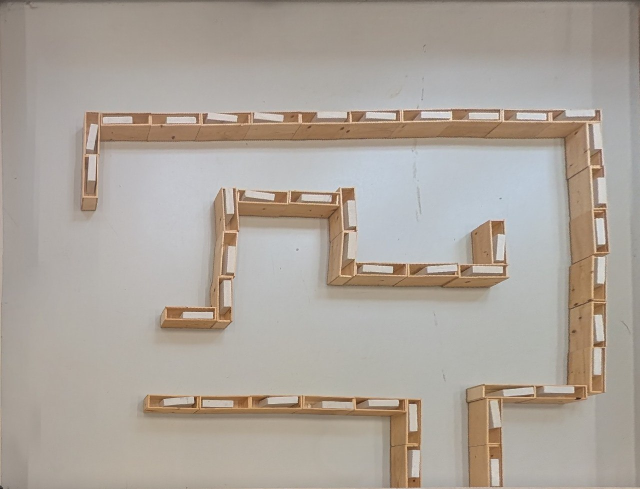
#> input picture etc/MazePictures/maze5.jpeg, 1280 x 978 px, found by its file name (shown at 1/2 size)
$ python maze-merged.py
#> lines starting #> are read from the running program, lines starting #| are printed output that depends on the picture; after the words box and inside, x2 and y2 are one past the last pixel; in counts of white or black regions, pixels touching at a corner belong together
import heapq
import cv2 as cv
import numpy as np
import matplotlib.pyplot as plt


def convert_image_to_matrix(image_path, maze_length=410, maze_width=470):
#> called with maze_length = 410, maze_width = 470
    image_path = "maze5.jpeg"
    img = cv.imread(image_path)
#> img is the input picture: shape (978, 1280, 3); mean B, G, R 155.6, 164.4, 172.6
    gray = cv.cvtColor(img,cv.COLOR_BGR2GRAY)
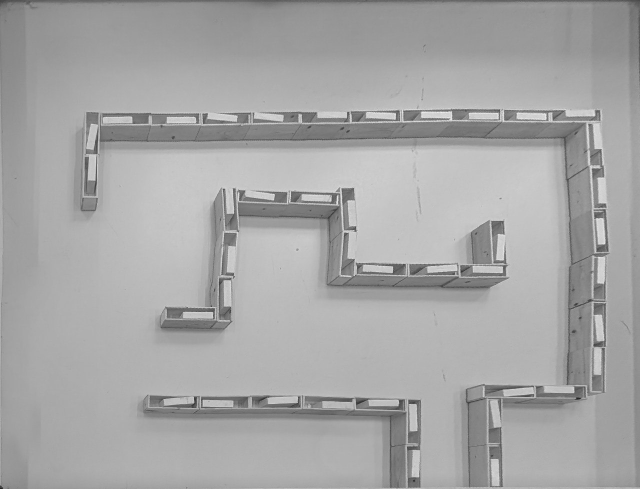
#> gray: shape (978, 1280) (shown at 1/2 size); min 19, max 252, mean 165.9
    blur= cv.GaussianBlur(gray,(3,3),0)
    resized_image = cv.resize(blur, (maze_width, maze_length))
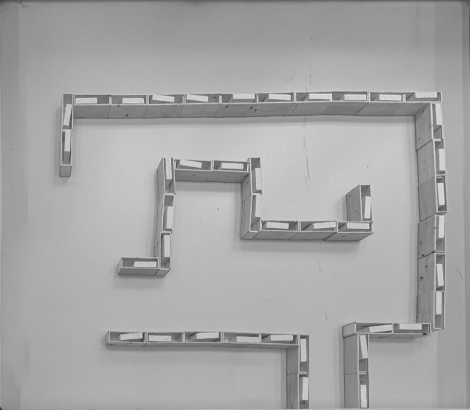
#> resized_image: shape (410, 470); min 36, max 228, mean 165.8
    edged = cv.Canny(image=resized_image, threshold1=45, threshold2=200, apertureSize=3)
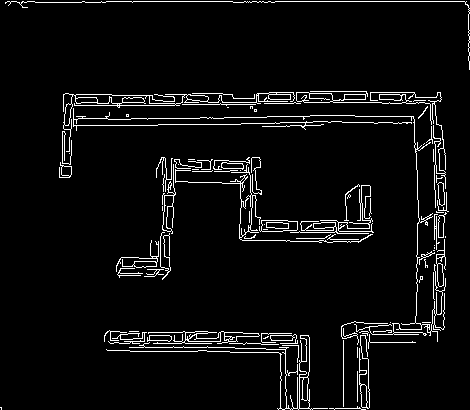
#> edged: shape (410, 470); 5% white in thin lines or dots
    blur= cv.GaussianBlur(edged,(5,5),0)
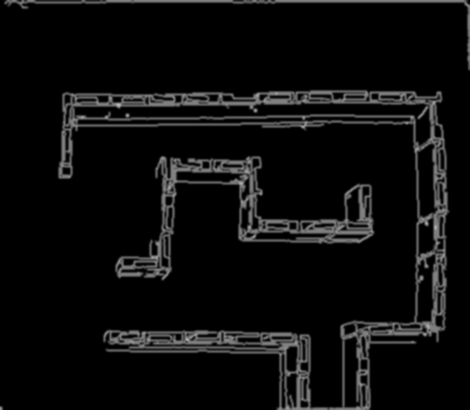
#> blur: shape (410, 470); min 0, max 185, mean 12.8
    blur[blur > 50] = 255
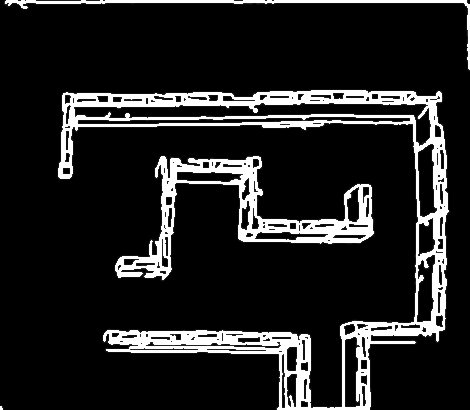
#> blur: shape (410, 470); 13.15% of pixels changed, all inside (x1, y1, x2, y2) = (0, 0, 470, 410)
    edged = cv.Canny(image=blur, threshold1=45, threshold2=200, apertureSize=3)
#> edged: shape (410, 470); 5.4% white in thin lines or dots
    edged[edged > 0] = 1
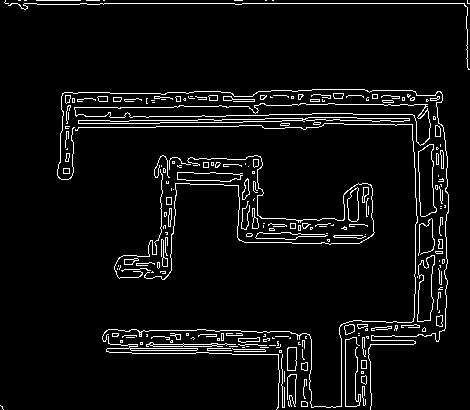
#> edged: shape (410, 470); values 0 (black) and 1 (white), 5.4% white in thin lines or dots
#| 409
#| 469
    return np.array(edged)


class MazeSolver:
    def __init__(self, maze, start, goal):
#> called with start = (50, 400), goal = (400, 250)
        self.maze = maze
        self.start = start
        self.goal = goal
        self.rows = len(maze)
#> self.rows = 410
        self.cols = len(maze[0])
#> self.cols = 470

        self.direction_mapping = {
            "right": (0, 1),
            "down": (1, 0),
            "left": (0, -1),
            "up": (-1, 0)
        }
        self.DIRECTIONS = ["right", "down", "left", "up"]

    def h_computation(self, a, b):
        return abs(a[0] - b[0]) + abs(a[1] - b[1])

    def astar_search(self):
        open_list = []
        heapq.heappush(open_list, (0, self.start))

        g_score = {self.start: 0}
        came_from = {}

        decision_points = []  # node with two or more oprion

        while open_list:
            _, current = heapq.heappop(open_list)

            if current == self.goal:
                return self.output_listing(came_from, current, decision_points)

            valid_neighbors = 0 # for decision point check
            neighbors = []

            for direction in self.DIRECTIONS:
                movement = self.direction_mapping[direction]
                neighbor = (current[0] + movement[0], current[1] + movement[1])

                # Check if the neighbor is valid and keeps a one-cell distance from walls
                if self.is_valid(neighbor): #here we check the validity of neghbor and one-cell distance from wall
                    valid_neighbors += 1
                    neighbors.append((neighbor, direction))

            if valid_neighbors > 1: #if valid neghbors is more than one, make it desision point
                decision_points.append(current)

            for neighbor, direction in neighbors:
                g_score2 = g_score[current] + 1

                if neighbor not in g_score or g_score2 < g_score[neighbor]:
                    g_score[neighbor] = g_score2
                    f_score = g_score2 + self.h_computation(neighbor, self.goal)
                    heapq.heappush(open_list, (f_score, neighbor))
                    came_from[neighbor] = (current, direction)

        return None

    def is_valid(self, position):
        row, col = position

        if not (0 <= row < self.rows and 0 <= col < self.cols): #inside matrix
            return False

        if self.maze[row][col] != 0: #check it it zerp
            return False

        for r_offset in [-22, 0, 22]: # Check surrounding cells to be sure they are a one-cell distance from walls
            for c_offset in [-22, 0, 22]:
                check_row, check_col = row + r_offset, col + c_offset
                if 0 <= check_row < self.rows and 0 <= check_col < self.cols:
                    if self.maze[check_row][check_col] == 1:
                        return False

        return True

    def output_listing(self, came_from, current, decision_points):

        path = []
        path_with_flags = []  # which has desicion point
        directions = []  # movement
        while current in came_from:
            prev, direction = came_from[current]
            path.append(current)  # make normal path
            path_with_flags.append((current, current in decision_points, direction))  # path with flag and direction
            directions.append(direction)  # direction list
            current = prev
        path.append(self.start)
        path_with_flags.append((self.start, self.start in decision_points, None))  # star position doesnt have flag
        path.reverse()        # Rrevesing path tree
        path_with_flags.reverse()
        directions.reverse()
        return path, directions, path_with_flags

def summarize_path(path): # summerizing path with same movement
        idx = 0
        move_cnt = 0
        current = {"direction":path[idx], "cm":1}
        summarized = [current]
        for idx in range(1, len(path)):
            if path[idx] == current["direction"]:
                summarized[move_cnt]["cm"] += 1
            else:
                move_cnt += 1
                current = {"direction":path[idx], "cm":1}
                summarized.append(current)
        # summarized = [s for s in summarized if s["cm"] > 5] # remove movement less than 3 cm
        return summarized


maze = convert_image_to_matrix('/Users/soheil/Desktop/Robot____Project/maze1.jpeg')
plt.imshow(maze)
# print(maze)

start = (50, 400)  # Starting position
goal = (400, 250)   # Goal position
print(len(maze) - 1)
print(len(maze[0]) - 1)

# Create a MazeSolver object
solver = MazeSolver(maze, start, goal)

# Perform A* search and get the path, directions, and path with flags
result = solver.astar_search()
if result:
    path, directions, path_with_flags = result
#> path = 933 pairs, first value 50 to 400, second value 34 to 400; directions = 932 items, first 6: 'left', 'left', 'left', 'left', 'left', 'left'; path_with_flags = 933 items
    # print("Normal path:", path)
    # print("List of movements:", directions)
    # print("Path with decision point flags and directions:", path_with_flags)
else:
    print("No path found")

x1=[p[0] for p in path]
#> x1 = 933 values from 50 to 400
y1=[p[1] for p in path]
#> y1 = 933 values, max 400 at index 0, min 34 at index 462, mean 149.7
plt.scatter(y1,x1,s=10,axes=plt.gca(),color="r")
# plt.savefig("mazemtrx.png")


summarized_path = summarize_path(directions)
#> in summarize_path, `current = {"direction":path[idx], "cm":1}`: current = {'direction': 'left', 'cm': 1}
#> after the loop in summarize_path, `for idx in range(1, len(path)):`: move_cnt = 39; summarized = 40 items
#> summarized_path = 40 items


initial_x = 400
initial_y = 50
x = [initial_x]
y = [initial_y]

for s in summarized_path:
    if s["direction"] == "left":
        x.append(x[-1] - s["cm"])
        y.append(y[-1])
    if s["direction"] == "right":
        x.append(x[-1] + s["cm"])
        y.append(y[-1])
    if s["direction"] == "down":
        x.append(x[-1])
        y.append(y[-1] + s["cm"])
    if s["direction"] == "up":
        x.append(x[-1])
        y.append(y[-1]) - s["cm"]
#> this loop made 40 passes
#> s on passes 1 to 12: {'direction': 'left', 'cm': 150}, {'direction': 'down', 'cm': 17}, {'direction': 'left', 'cm': 2}, {'direction': 'down', 'cm': 1}, {'direction': 'left', 'cm': 77}, {'direction': 'down', 'cm': 1}, {'direction': 'left', 'cm': 130}, {'direction': 'down', 'cm': 1}, {'direction': 'left', 'cm': 2}, {'direction': 'down', 'cm': 3}, {'direction': 'left', 'cm': 1}, {'direction': 'down', 'cm': 37}
#> after the loop, x = 41 values, max 400 at index 0, min 34 at index 19, mean 104.1; y = 41 values from 50 to 400

print("number of movement: ", len(summarized_path))
#| number of movement:  40
print("\nSummerized Path: ",*summarized_path, sep='\n')
#> (printed output is left out)
print("\nX,Y movment: ", *list(zip(x,y)), sep='\n')
#> (printed output is left out)
# print("x-movement:", *x, sep='\n')
# print("y-movment:", y)

plt.plot(x,y,color='white', linestyle='dashed')
# plt.scatter(y,x,s=5,axes=plt.gca(),color="w")
plt.savefig("mazemtrx-movment5.png")
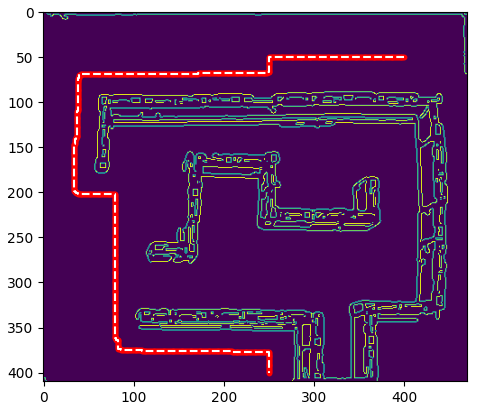
#> figure drawn by matplotlib, 1 panel
